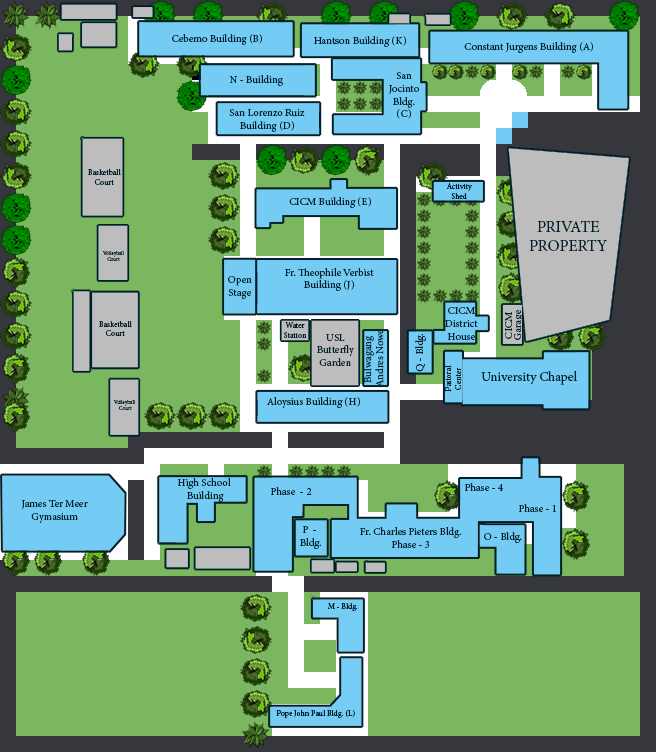

A 2D game scene composited from a Tiled map and its tileset images. What follows is a short description and the map's XML, with each tile layer's data collapsed to a summary:
An orthogonal 41x47 tile map with 16x16 px tiles, 4 tile layers (grass, road, path, trees), 3 tilesets, 1 image layer and 1 object.

<map version="1.0" orientation="orthogonal" renderorder="right-down" width="41" height="47" tilewidth="16" tileheight="16" nextobjectid="4">
 <tileset firstgid="1" name="map" tilewidth="16" tileheight="16" spacing="2" margin="2" tilecount="14" columns="14">
  <image source="map.png" width="256" height="32" />
 </tileset>
 <tileset firstgid="15" name="trees" tilewidth="32" tileheight="32" tilecount="5" columns="5">
  <image source="trees.png" width="176" height="32" />
 </tileset>
 <tileset firstgid="20" name="trees" tilewidth="16" tileheight="16" tilecount="23" columns="11">
  <image source="trees.png" width="176" height="32" />
  <terraintypes>
   <terrain name="New Terrain" tile="-1" />
  </terraintypes>
 </tileset>
 <layer name="grass" width="41" height="47">
  <data>[1927 cells, 1043 non-empty, 1 distinct tile ids]</data>
 </layer>
 <layer name="road" width="41" height="47">
  <data>[1927 cells, 453 non-empty, 1 distinct tile ids]</data>
 </layer>
 <layer name="path" width="41" height="47">
  <data>[1927 cells, 400 non-empty, 4 distinct tile ids]</data>
 </layer>
 <layer name="trees" width="41" height="47">
  <data>[1927 cells, 97 non-empty, 8 distinct tile ids]</data>
 </layer>
 <imagelayer name="map">
  <image source="usl-map.png" />
 </imagelayer>
 <objectgroup name="Object Layer 1">
  <object id="3" x="144" y="20" width="144" height="32" />
 </objectgroup>
</map>